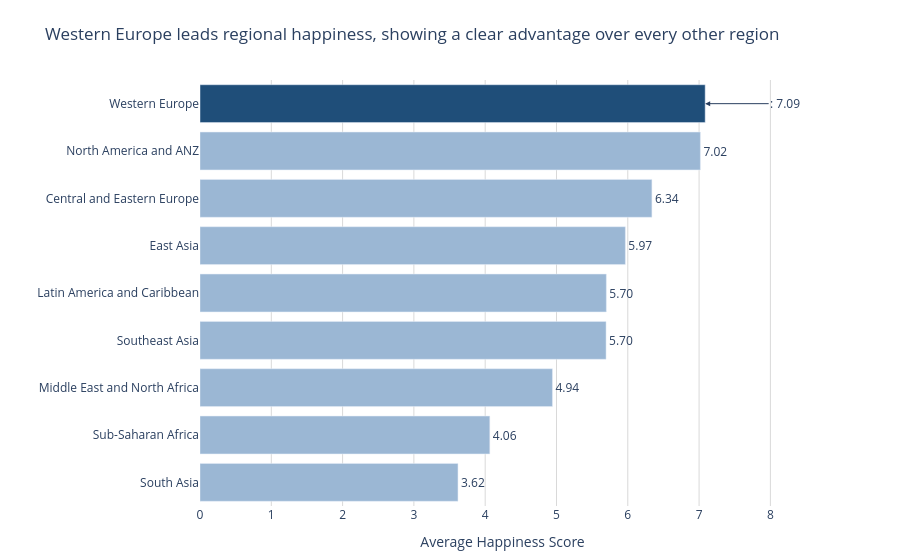

The notebook cell saved with this chart:
### Markdown cell above
---
## Task 1 - Regional Comparison Bar Chart

**What to build:** A horizontal bar chart showing the **average happiness score by region**, sorted from highest to lowest.

**Requirements:**
- Horizontal orientation (category names are long)
- Sorted by score, descending (so the happiest region is at the top)
- Zero baseline on x-axis
- At least one design choice that goes beyond the Plotly default (colour, annotation, labels, etc.)
- An insight title that answers: *which region stands out and why does it matter?*

**Hint:** Use `df.groupby('Region')['Happiness_Score'].mean()` to compute the averages.

### Code cell
# Task 1: Regional comparison bar chart
# -------------------------------------

# Step 1: Compute average happiness score by region
region_avg = (df.groupby('Region')['Happiness_Score']
              .mean()
              .reset_index()
              .sort_values('Happiness_Score', ascending=False))

print(region_avg)

# Step 2: Build your chart
top_region = region_avg.iloc[0]['Region']
top_score = region_avg.iloc[0]['Happiness_Score']
region_colors = ['#1f4e79' if region == top_region else '#9bb7d4' for region in region_avg['Region']]
bar_labels = [f'{score:.2f}' if region != top_region else ''
              for region, score in zip(region_avg['Region'], region_avg['Happiness_Score'])]

fig1 = go.Figure(
    go.Bar(
        x=region_avg['Happiness_Score'],
        y=region_avg['Region'],
        orientation='h',
        marker_color=region_colors,
        text=bar_labels,
        textposition='outside'
    )
)

fig1.update_layout(
    title='Western Europe leads regional happiness, showing a clear advantage over every other region',
    xaxis_title='Average Happiness Score',
    yaxis_title='',
    plot_bgcolor='white',
    paper_bgcolor='white',
    font=dict(size=12),
    margin=dict(l=20, r=95, t=80, b=20)
)

fig1.update_xaxes(range=[0, region_avg['Happiness_Score'].max() + 1.4], gridcolor='#d9d9d9', zeroline=True)
fig1.update_yaxes(autorange='reversed')
fig1.add_annotation(
    x=top_score,
    y=top_region,
    text=f': {top_score:.2f}',
    showarrow=True,
    arrowhead=2,
    ax=80,
    ay=0
)

fig1.show()

### Figure 1 — Plotly figure (JSON) as saved in the notebook; plotly's stock layout.template omitted (floating-point values rounded to 4 significant figures)
{"data": [{"marker": {"color": ["#1f4e79", "#9bb7d4", "#9bb7d4", "#9bb7d4", "#9bb7d4", "#9bb7d4", "#9bb7d4", "#9bb7d4", "#9bb7d4"]}, "orientation": "h", "text": ["", "7.02", "6.34", "5.97", "5.70", "5.70", "4.94", "4.06", "3.62"], "textposition": "outside", "type": "bar", "x": [7.086, 7.018, 6.338, 5.966, 5.699, 5.695, 4.943, 4.065, 3.618], "y": ["Western Europe", "North America and ANZ", "Central and Eastern Europe", "East Asia", "Latin America and Caribbean", "Southeast Asia", "Middle East and North Africa", "Sub-Saharan Africa", "South Asia"]}], "layout": {"annotations": [{"arrowhead": 2, "ax": 80, "ay": 0, "showarrow": true, "text": ": 7.09", "x": 7.086, "y": "Western Europe"}], "font": {"size": 12}, "margin": {"b": 20, "l": 20, "r": 95, "t": 80}, "paper_bgcolor": "white", "plot_bgcolor": "white", "title": {"text": "Western Europe leads regional happiness, showing a clear advantage over every other region"}, "xaxis": {"gridcolor": "#d9d9d9", "range": [0, 8.486], "title": {"text": "Average Happiness Score"}, "zeroline": true}, "yaxis": {"autorange": "reversed", "title": {"text": ""}}}}
